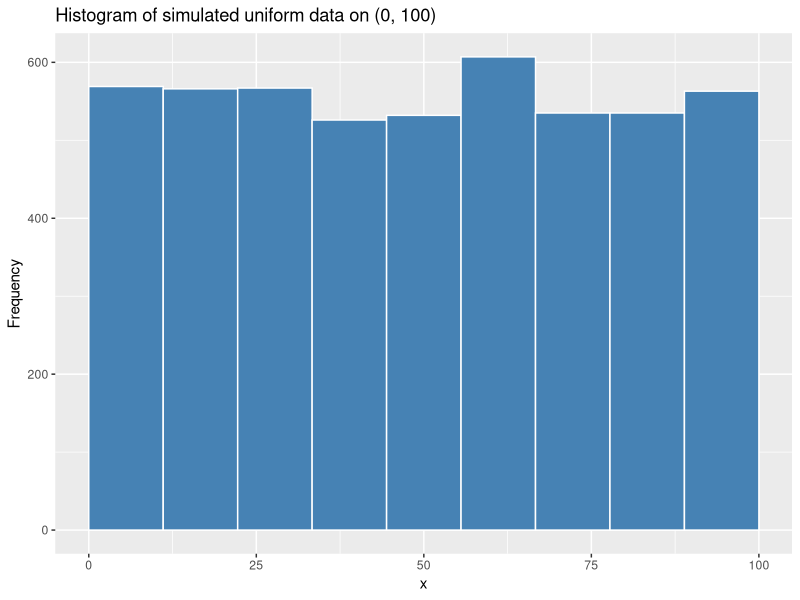

R code for this plot:
## ---- chunk 1
knitr::opts_chunk$set(warning = FALSE, message = FALSE)
## ---- chunk 2
library(ggplot2) # for ggplot()
## ---- chunk 3
a <- 0 
b <- 100 

# Calculate the population mean 
population_mean <- (a + b)/2 
cat(paste0('Population Mean: ',population_mean))
## ---- chunk 4
# Calculate the population variance 
population_variance <- ((b - a)^2)/12 
cat(paste0('Population Variance: ',round(population_variance, 3)))
## ---- chunk 5
# Calculate the population standard deviation
population_sd <- abs(b - a)/sqrt(12)
cat(paste0('Population Standard Deviation: ',round(population_sd, 3)))
## ---- chunk 6
random_number <- 234 # this can be any number
set.seed(random_number) # set.seed() allows reproducibility. 
# This is useful when using random processes i.e., runif() 

n <- 5000 # sample size 
r_data <- runif(n, min = a, max = b) 
head(r_data, 10) # look at first 10 sampled values
## ---- chunk 7
ggplot() + 
  geom_histogram(aes(r_data), boundary = b, bins = 10, color = 'white', fill = 'steelblue') + 
  scale_x_continuous(limits = c(a, b)) + 
  labs(x = "x", y = 'Frequency', title = "Histogram of simulated uniform data on (0, 100)") 
## ---- chunk 8
# Calculate the sample mean  
sample_mean <- mean(r_data) 
cat(paste0('Sample Mean: ',round(sample_mean,3)))
## ---- chunk 9
# Calculate the sample variance  
sample_var <- var(r_data) 
cat(paste0('Sample Variance: ',round(sample_var, 3)))
## ---- chunk 10
# Calculate the sample standard deviation (s)
s <- sqrt(sample_var) 
cat(paste0('Sample Standard Deviation: ',round(s, 3)))

